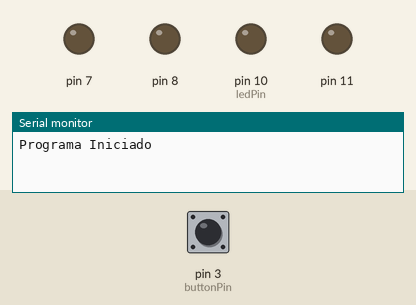
This sketch was run on a simulated Arduino Uno, built with avr-gcc and run on an emulated ATmega328P. Shown: output pins drawn as LEDs (lit = HIGH), the last lines printed to the serial monitor. The test bench sets the inputs (shaded band); at power-on: pin 3 (buttonPin) LOW.

Above: at 2.4 s.
2.5 s: pin 3 (buttonPin) pulled HIGH for 3.2 s
At 3.35 s:
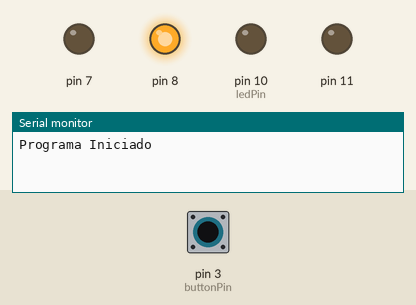
At 4.35 s:
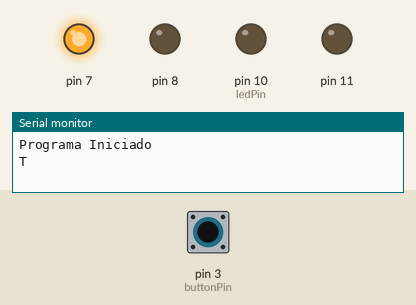
Timing chart, 0 to 6.0 s (numbered marks = the images above; inputs shaded):
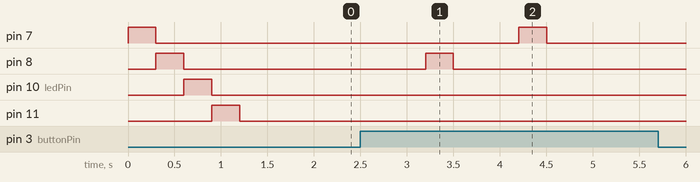

The sketch:

codigoMorseArduinoV2.ino
```cpp
const char* morse[] = {
  ".-", "-...", "-.-.", "-..", ".", "..-.", "--.", "....", "..", // A-I
  ".---", "-.-", ".-..", "--", "-.", "---", ".--.", "--.-", ".-.", // J-R
  "...", "-", "..-", "...-", ".--", "-..-", "-.--", "--..", // S-Z
  "-----", ".----", "..---", "...--", "....-", ".....","-....", "--...", "---..", "----." // 0-9
};

const char* letters[] = {
  'A', 'B', 'C', 'D', 'E', 'F', 'G', 'H', 'I',
  'J', 'K', 'L', 'M', 'N', 'O', 'P', 'Q', 'R',
  'S', 'T', 'U', 'V', 'W', 'X', 'Y', 'Z',
  '0', '1', '2', '3', '4', '5', '6', '7', '8', '9'
};

const int beep = 11;
const int ledPin = 10;
const int ledAzul = 7;
const int ledAmarelo = 8;
const int dotDelay = 300;
const int buttonPin = 3;
char letter[6];
char Word[20];
int WordPos = 0;
int letterPos = 0;
int counter = 0;


void flashSequence (char* sequence);

void flashDotOrDash (char dotOrDash);

void flashLed (int led);

int getButtonInput (int pin, unsigned long *time);

void setup() {

  pinMode(ledPin, OUTPUT);
  Serial.begin(9600);
  Serial.println("Programa Iniciado");
  flashLed (ledAzul);
  flashLed (ledAmarelo);
  flashLed (ledPin);
  flashLed (beep);

}

void loop() {
  // Le as entradas do botao e imprime na tela
  unsigned long initTime = millis();
  unsigned long elapsedTime = 0;
  int input = 0;
  int endLetter = 0;
  while ((elapsedTime < 700) && (!input)) {
    unsigned long time;
    input = getButtonInput(buttonPin, &time);
    if (input) {
      if ((time < 300) && (time > 50)) {
	      letter[letterPos] = '.';
	      letterPos++;
      } else if (time > 300) {
	      letter[letterPos] = '-';
	      letterPos++;
      }
    }
    elapsedTime = millis() - initTime;
  }
  if (!input) {
    counter++;
  } else {
    counter = 0;
  }
  if ((!input) || (letterPos > 5)) {
    letter[letterPos] = '\0';
    int flag = 1;
    if (!(strcmp(letter, ".-.-."))) {
      Serial.println("ENDLINE");
      flag = 0;
      letterPos = 0;
      flashLed(ledAmarelo);
    }
    for (int i = 0; (i < 36) && flag; i++) {
      if (!(strcmp(letter, morse[i]))) {
	      char c = letters[i];
	      Word[WordPos] = c;
	      WordPos++;
        letterPos = 0;
	      flag = 0;
	      flashLed(ledAmarelo);
      }
    }
  }
  if (counter > 1) {
    Word[WordPos] = '\0';
    if (WordPos > 0) {
      Serial.print(Word);
      Serial.print(' ');
      flashLed(ledAzul);
    }
    WordPos = 0;
    counter = 0;
  }

  // Mostra a mensagem escrita no terminal em codigo morse
  char ch;
  if (Serial.available()){

    ch = Serial.read(); // ler unica letra se (ch >= 'a' && ch <= 'z')

    if (ch >= 'a' && ch <= 'z') {
      flashSequence(morse[ch - 'a']);
    } else if (ch >= 'A' && ch <= 'Z') {
      flashSequence(morse[ch - 'A']);
    } else if (ch >= '0' && ch <= '9') {
      flashSequence(morse[(ch - '0') + 26]);
    } else if (ch == ' ') {
      // o vao entre palavras (eh quatro e nao sete pq o "flashSequence" ja tem tres no final)
      delay(dotDelay * 4);
    }


    // caso nao for nem espaco, pula esse caractere

  }
}


void flashSequence (char* sequence) {
  int i = 0;
  while (sequence[i] != NULL) {
    flashDotOrDash(sequence[i]);
    i++;
  }
  // o vao entre letras (eh dois e nao tres pq o "flashDotOrDash ja tem um no final)
  delay(dotDelay * 2);
}


void flashDotOrDash (char dotOrDash) {
  digitalWrite(ledPin, HIGH);

  if (dotOrDash == '.') {
    delay(dotDelay);
  } else { // precisa ser um "-"
    delay(dotDelay * 3);
  }

  digitalWrite(ledPin, LOW);
  delay(dotDelay); // o vao entre caracteres morse
}

void flashLed (int pin) {
  analogWrite(pin, 255);
  delay(dotDelay);
  analogWrite(pin, 0);
}

int getButtonInput (int pin, unsigned long *time) {
  int buttonState = digitalRead(pin);
  unsigned long ti = millis();
  int flag = 0;
  while (buttonState == LOW) {
    buttonState = digitalRead(pin);
    flag = 1;
  }
  *time = millis() - ti;
  return flag;
}
```

Measured:
- after the input at 2.5 s, pin 7: LOW → HIGH after 1.7 s, → LOW 0.30 s later; pin 8: LOW → HIGH after 0.70 s, → LOW 0.30 s later
